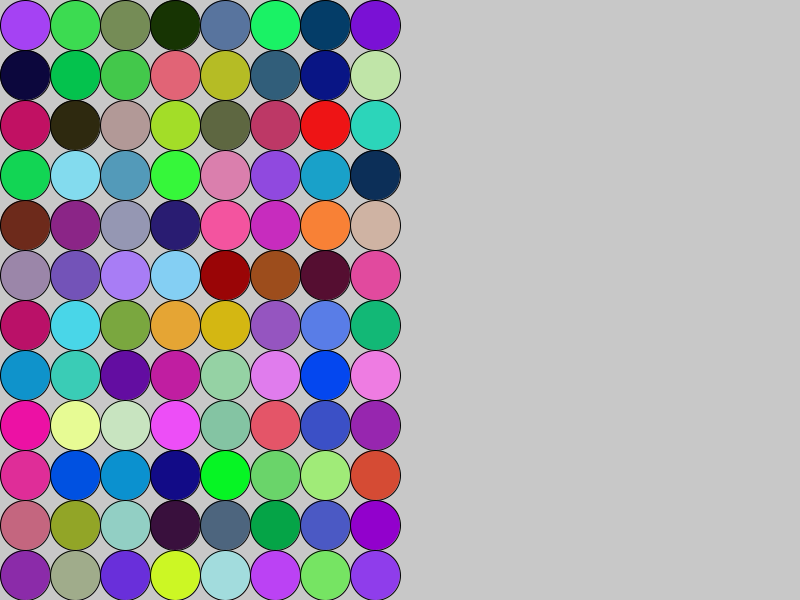
Frame 1 (no input)
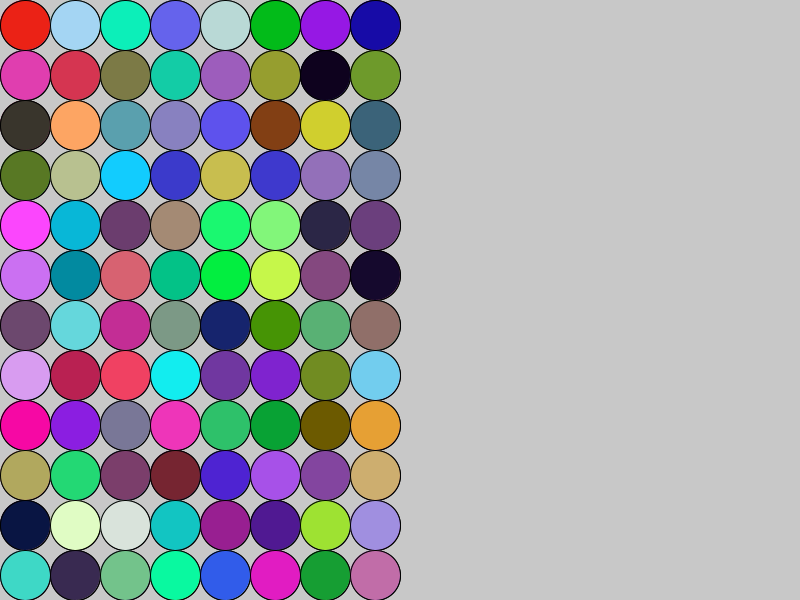
Frame 2 (the mouse pressed at the canvas centre, redrawn once)

The Processing sketch that drew these frames (run headless with seeded random() and noise(); the mouse was pressed at the canvas centre and the sketch redrawn once):

// Processing sketch: EX1_Studio_1
// ── EX1_Studio_1.pde
final int WIDTH = 10;
final int HEIGHT = 10;
final int SIZE = 50;

void setup()
{
  size(800, 600);
  background(200);
  ellipseMode(CORNER);
}


void draw()
{
 drawGrid(8,12);
}

//created method
void drawGrid(int columns, int rows)
{
   int x = 0;
  int y = 0;

  //FOR each row to draw
  for (int row = 1; row <= rows; row++)
  {
    //FOR each column of jewels
    for (int col = 1; col <= columns; col++)
    {
      //Set the Color
      fill(random(256), random(256), random(256));
      //Draw Jewel at current position
      ellipse(x, y, SIZE, SIZE);
      //Shift x to the right
      x += SIZE;
    }
    //Shift x to the start of the row
    x = 0;
    //Shift y down by the height
    y += SIZE;
  }
  noLoop();
  
}  
  
